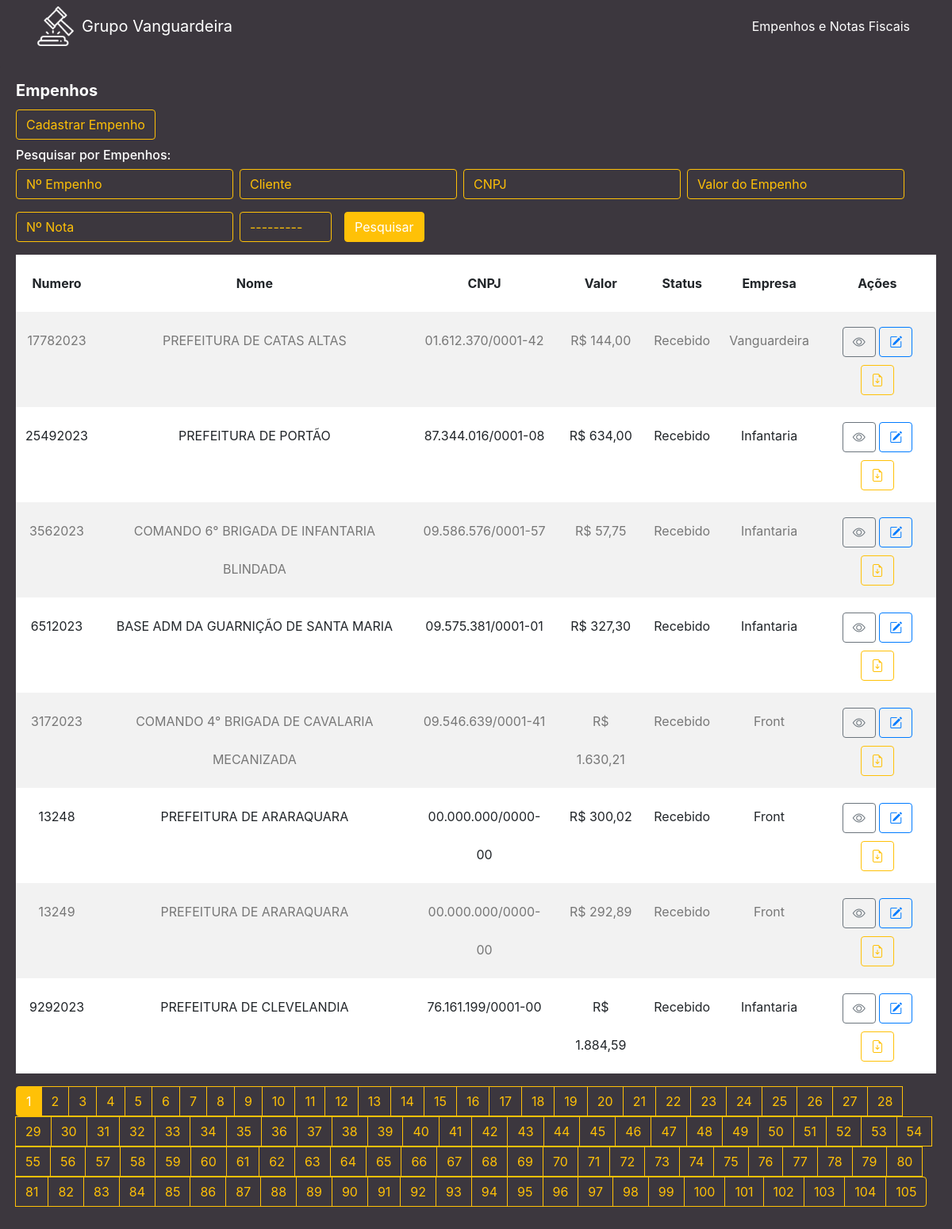
Before: / with the older database file.
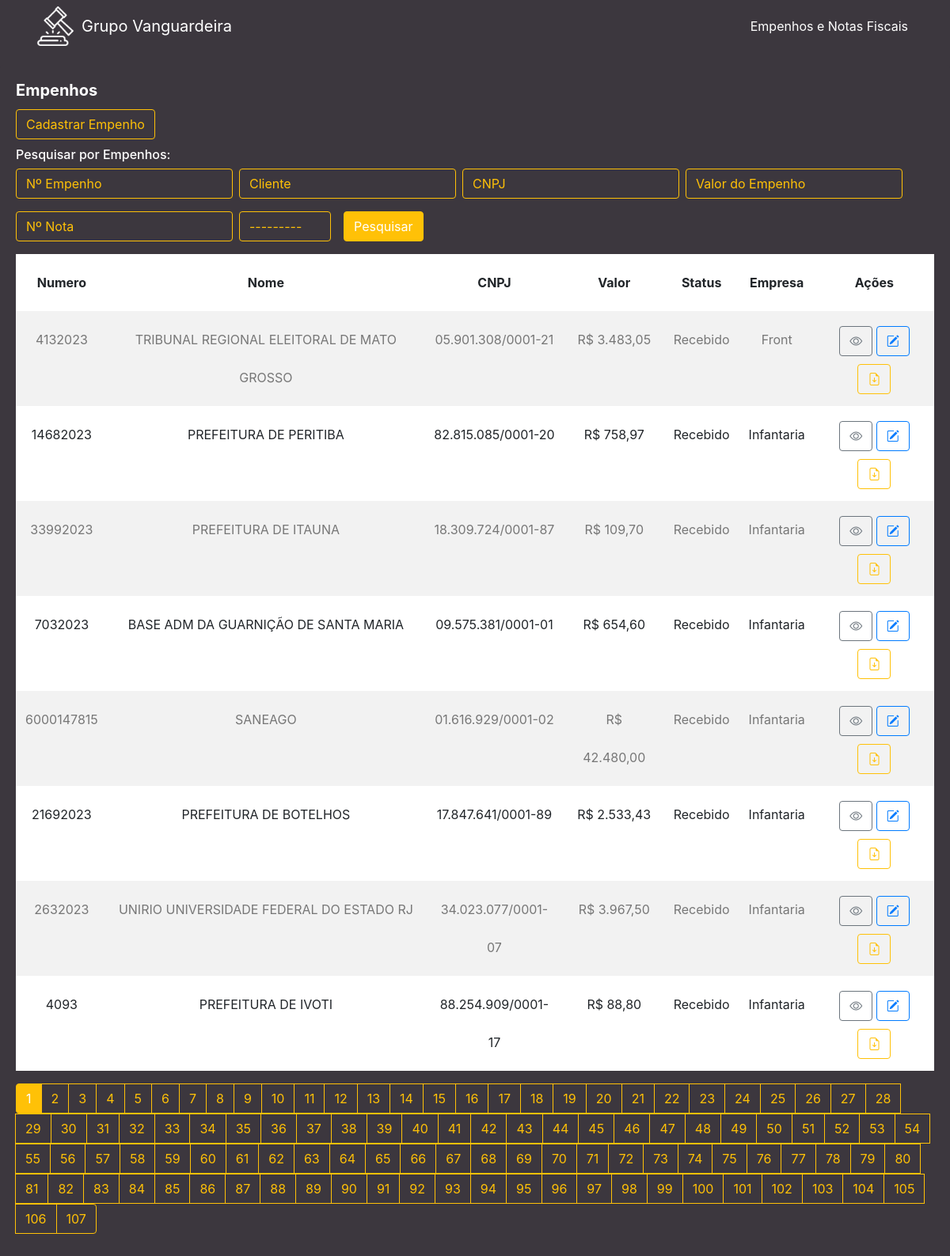
After: the same page with the newer database file.
### cliente/models.py (models this page shows, shortened)
class Cliente(models.Model):
    numero = models.CharField(max_length=255)
    nome = models.CharField(max_length=255)
    cnpj = models.CharField(max_length=255)
    data_criacao = models.DateTimeField(default=timezone.now)
    categoria = models.ForeignKey(Categoria, on_delete=models.DO_NOTHING)
    empresa = models.ForeignKey(Empresa, on_delete=models.DO_NOTHING)
    empenho = models.FileField(upload_to='empenhos/', max_length=500)
    nfe = models.FileField(upload_to='notas/', max_length=500, default='0', blank=True)
    n_nfe = models.CharField(max_length=255, blank=True)
    descricao = models.TextField(blank=True)
    valor = models.CharField(max_length=255)

class Categoria(models.Model):
    nome = models.CharField(max_length=255)
    def __str__(self):
        return self.nome

class Empresa(models.Model):
    nome = models.CharField(max_length=255)
    def __str__(self):
        return self.nome

### cliente/views.py (the view)
# urls.py: path('', views.cliente, name='cliente'),
def cliente(request):
    list_clientes = Cliente.objects.order_by('-data_criacao')
    myFilter = ClienteFilter(request.GET, queryset=list_clientes)
    list_clientes = myFilter.qs
    paginator = Paginator(list_clientes, 8)
    page = request.GET.get('page')
    list_clientes = paginator.get_page(page)
    return render(request, 'cliente/cliente.html', {'clientes': list_clientes, 'myFilter': myFilter})

### cliente/templates/cliente/cliente.html (shortened to what the changed rows need)
{% extends 'base.html' %}
{% load widget_tweaks %}
{% block conteudo %}
<div class="content mt-3">
    <div class="card">
        <div class="card-body">
            <table class="table table-striped ">
                <thead>
                    <tr>
                        <th scope="col" class="text-center">Numero</th>
                        <th scope="col" class="text-center">Nome</th>
                        <th scope="col" class="text-center">CNPJ</th>
                        <th scope="col" class="text-center">Valor</th>
                        <th scope="col" class="text-center">Status</th>
                        <th scope="col" class="text-center">Empresa</th>
                        <th scope="col" class="text-center">Ações</th>
                    </tr>
                </thead>
                <tbody>
                    {% for cliente in clientes %}
                    <tr>
                        <td class="text-center">{{ cliente.numero }}</td>
                        <td class="text-center">{{ cliente.nome }}</td>
                        <td class="text-center">{{ cliente.cnpj }}</td>
                        <td class="text-center">R$ {{ cliente.valor }}</td>
                        <td class="text-center">{{ cliente.categoria }}</td>
                        <td class="text-center">{{ cliente.empresa }}</td>
                        <td class="text-center">
                            <a href="/cliente/detalhe/{{ cliente.id }}" class="btn btn-outline-secondary"><i class="bi bi-eye"></i></a>
                            <a href="/cliente/edit/{{ cliente.id }}/" class="btn btn-outline-primary"><i class="bi bi-pencil-square"></i></a>
                            <a href="{{ cliente.empenho.url }}" class="btn btn-outline-warning" target="_blank"><i class="bi bi-file-earmark-arrow-down"></i></a>
                        </td>
                    </tr>
                    {% endfor %}
                </tbody>
            </table>
            <nav aria-label="Page navigation example">
                <ul class="pagination">
                    {% for pagina in clientes.paginator.page_range %}
                    {% if clientes.number == pagina %}
                    <li class="page-item active">
                        <a class="page-link" href="{{ request.get_full_path }}?&page={{pagina}}">{{pagina}}</a>
                    </li>
                    {% else %}
                    <li class="page-item">
                        <a class="page-link" href="{{ request.get_full_path }}?&page={{pagina}}">{{pagina}}</a>
                    </li>
                    {% endif %}
                    {% endfor %}
                </ul>
            </nav>
        </div>
    </div>
</div>
{% endblock %}

Changed rows visible on the page:
no longer on this page (row unchanged): Cliente: numero "17782023", nome "PREFEITURA DE CATAS ALTAS", cnpj "01.612.370/0001-42", valor "144,00", categoria "Recebido", empresa "Vanguardeira"
no longer on this page (row unchanged): Cliente: numero "25492023", nome "PREFEITURA DE PORTÃO", cnpj "87.344.016/0001-08", valor "634,00", categoria "Recebido", empresa "Infantaria"
no longer on this page (row unchanged): Cliente: numero "3562023", nome "COMANDO 6° BRIGADA DE INFANTARIA BLINDADA", cnpj "09.586.576/0001-57", valor "57,75", categoria "Recebido", empresa "Infantaria"
no longer on this page (row unchanged): Cliente: numero "6512023", nome "BASE ADM DA GUARNIÇÃO DE SANTA MARIA", cnpj "09.575.381/0001-01", valor "327,30", categoria "Recebido", empresa "Infantaria"
no longer on this page (row unchanged): Cliente: numero "3172023", nome "COMANDO 4° BRIGADA DE CAVALARIA MECANIZADA", cnpj "09.546.639/0001-41", valor "1.630,21", categoria "Recebido", empresa "Front"
no longer on this page (row unchanged): Cliente: numero "13248", nome "PREFEITURA DE ARARAQUARA", cnpj "00.000.000/0000-00", valor "300,02", categoria "Recebido", empresa "Front"
no longer on this page (row unchanged): Cliente: numero "13249", nome "PREFEITURA DE ARARAQUARA", cnpj "00.000.000/0000-00", valor "292,89", categoria "Recebido", empresa "Front"
no longer on this page (row unchanged): Cliente: numero "9292023", nome "PREFEITURA DE CLEVELANDIA", cnpj "76.161.199/0001-00", valor "1.884,59", categoria "Recebido", empresa "Infantaria"
added Cliente: numero "4132023", nome "TRIBUNAL REGIONAL ELEITORAL DE MATO GROSSO", cnpj "05.901.308/0001-21", valor "3.483,05", categoria "Recebido", empresa "Front"
added Cliente: numero "14682023", nome "PREFEITURA DE PERITIBA", cnpj "82.815.085/0001-20", valor "758,97", categoria "Recebido", empresa "Infantaria"
added Cliente: numero "33992023", nome "PREFEITURA DE ITAUNA", cnpj "18.309.724/0001-87", valor "109,70", categoria "Recebido", empresa "Infantaria"
added Cliente: numero "7032023", nome "BASE ADM DA GUARNIÇÃO DE SANTA MARIA", cnpj "09.575.381/0001-01", valor "654,60", categoria "Recebido", empresa "Infantaria"
added Cliente: numero "6000147815", nome "SANEAGO", cnpj "01.616.929/0001-02", valor "42.480,00", categoria "Recebido", empresa "Infantaria"
added Cliente: numero "21692023", nome "PREFEITURA DE BOTELHOS", cnpj "17.847.641/0001-89", valor "2.533,43", categoria "Recebido", empresa "Infantaria"
added Cliente: numero "2632023", nome "UNIRIO UNIVERSIDADE FEDERAL DO ESTADO RJ", cnpj "34.023.077/0001-07", valor "3.967,50", categoria "Recebido", empresa "Infantaria"
added Cliente: numero "4093", nome "PREFEITURA DE IVOTI", cnpj "88.254.909/0001-17", valor "88,80", categoria "Recebido", empresa "Infantaria"
Other visible differences:
new list line: "106"
new list line: "107"
